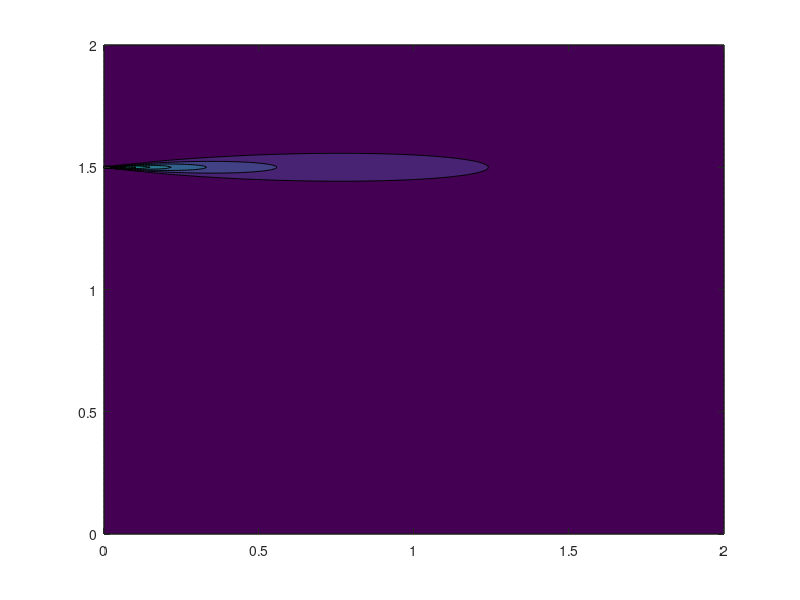
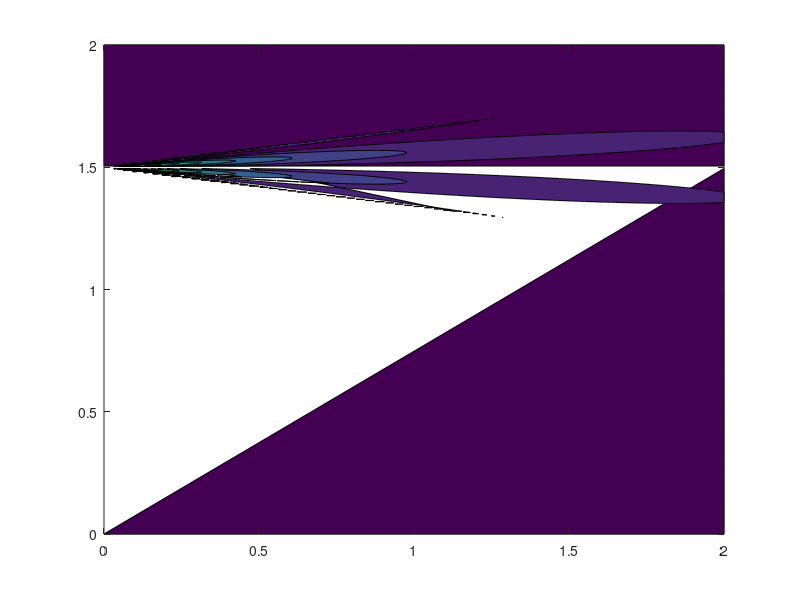

Write MATLAB code to recreate these figures, in order.
%% flow field

x=[0:0.005:2];
y=[0:0.005:2];
u_0=10; %10 m/s
D=0.02; %m
beta=0.114;
alpha=0.057;
y_0=1.5;

nx=length(x);
ny=length(y);

x_0=6.2*D
for i=1:nx
    u_c(i)=u_0*6.2*((x(i)+x_0)/D).^(-1);
    b(i)=beta*x(i);
end
plot(x,u_c)

u_r=zeros(nx,ny);
v_r=zeros(nx,ny);
rb=zeros(nx,ny);
for i=1:nx
    for j=1:ny
        rb(i,j)=(y(j)-y_0)/b(i);
        if (i==1) 
            rb(i,j)=0;
        end
            u_r(i,j)=u_c(i)*exp(-rb(i,j)^2);
            v_r(i,j)=abs(alpha*u_c(i)*(1-exp(-rb(i,j)^2)-(beta/alpha)*(rb(i,j)^2)*exp(-rb(i,j)^2))/rb(i,j));
    end
end

for i=1:nx
    for j=1:ny
        if (abs(y(j)-y_0) > 0.16*x(i))
            u_r(i,j)=0.;
            v_r(i,j)=0.;
        end
    end
end

figure(1)
contourf(x,y,u_r')

figure(2)
contourf(x,y,v_r')

        